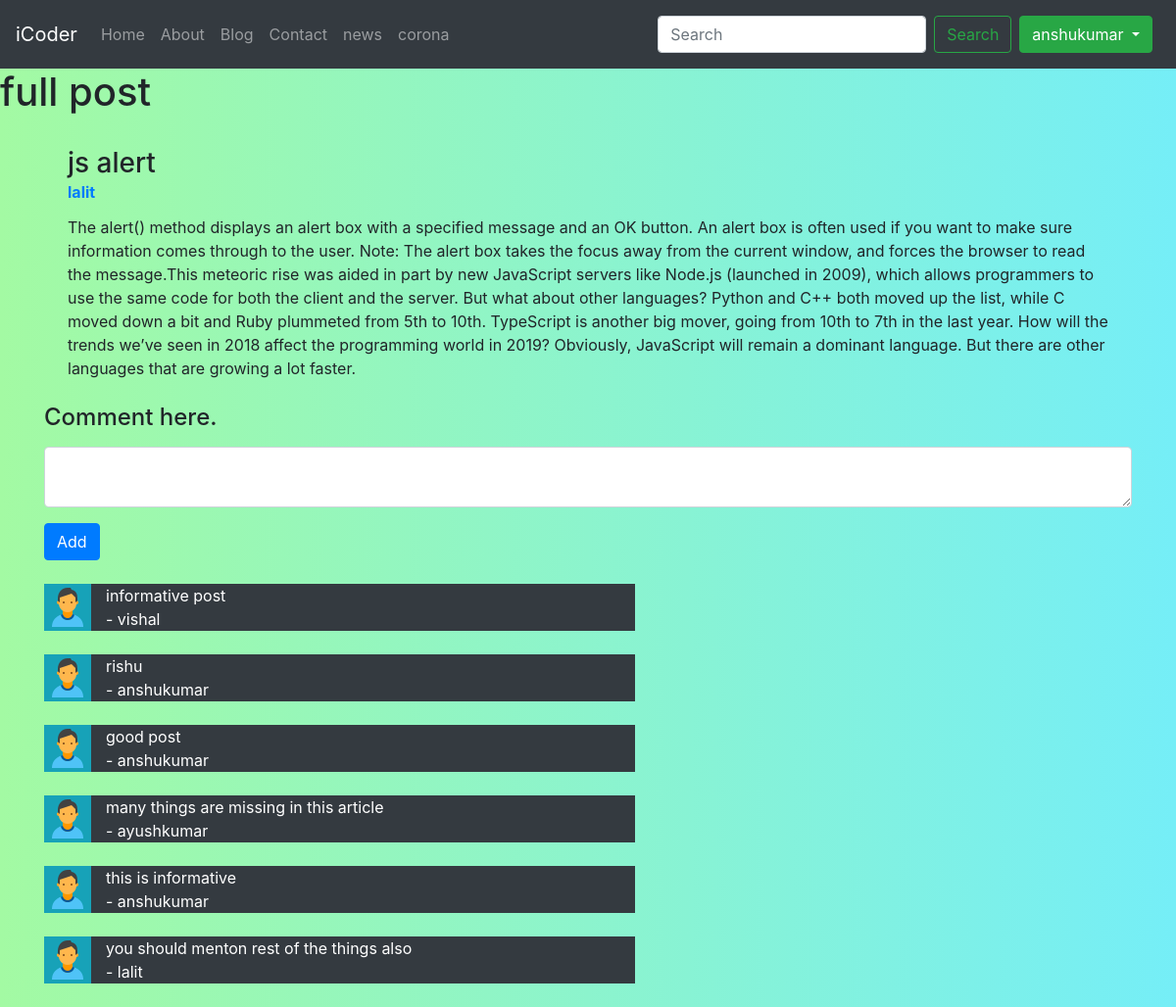
/blog/js-alert (signed in), run on the app's committed database.
### blog/models.py (models this page shows, shortened)
class Post(models.Model):
    sno = models.AutoField(primary_key=True)
    title = models.CharField(max_length=255)
    content = models.TextField()
    author = models.CharField(max_length=13)
    slug=models.CharField(max_length=130)
    timeStamp = models.DateTimeField(blank=True)

class BlogComment(models.Model):
    sno=models.AutoField(primary_key=True)
    comment=models.TextField()
    user=models.ForeignKey(User,on_delete=models.CASCADE)
    post=models.ForeignKey(Post,on_delete=models.CASCADE)
    parent=models.ForeignKey('self',on_delete=models.CASCADE,null=True)
    timestamp=models.DateTimeField(default=now)

### blog/views.py (the view)
# urls.py: path('<str:slug>',views.fullpost,name="fullpost"),
def fullpost(request,slug):
    post=Post.objects.filter(slug=slug)
    comments=reversed(BlogComment.objects.filter(post__in=post))
    context={'post':post,'comments':comments}
    return render(request,'blog/fullpost.html',context)

### templates/blog/fullpost.html (shortened to what this page needs)
{% extends 'base.html' %}
{% block body %}
<h1>full post</h1>
{% for post in post %}
<div class="container bg-grey">
  <div class="col p-4 d-flex flex-column position-static">
    <h3 class="mb-0">{{post.title}}</h3>
    <strong class="d-inline-block mb-2 text-primary">{{post.author}}</strong>
    <p class="card-text mb-auto">{{post.content}}</p>
  </div>
</div>
{% if user.is_authenticated %}
<div class="container">
  <form action="/blog/postComment" method="POST">
    <div class="form-group">
      <label for="exampleFormControlTextarea1">
        <h4>Comment here.</h4>
      </label>
      <textarea class="form-control" id="exampleFormControlTextarea1" rows="2" name="comment"></textarea>
    </div>
    <button type="submit" class="btn btn-primary">Add</button>
  </form>
</div>
{% for i in comments %}
<div class="container my-4">
  <div class="row my-2 mx-auto">
    <div class="col-md-0 bg-info"><img src="/static/admin.png"></div>
    <div class="col-md-6 text-white bg-dark">{{i.comment}} <br>- {{i.user.username}}</div>
  </div>
</div>
{% endfor %}
{% else %}
<p>please Login to Post and view Comments</p>
{% endif %}
{% endfor %}
{% endblock body %}

### templates/base.html (shortened to what this page needs)
<!doctype html>
<html lang="en">
  <head>
    <link rel="stylesheet" href="https://stackpath.bootstrapcdn.com/bootstrap/4.4.1/css/bootstrap.min.css">
  </head>
  <body>
  <nav class="navbar navbar-expand-lg navbar-dark bg-dark">
  <a class="navbar-brand" href="/">iCoder</a>
  <div class="collapse navbar-collapse" id="navbarSupportedContent">
    <ul class="navbar-nav mr-auto">
      <li class="nav-item {% block homeactive %} {% endblock homeactive %}">
        <a class="nav-link" href="/">Home <span class="sr-only">(current)</span></a>
      </li>
      <li class="nav-item {% block aboutactive %} {% endblock aboutactive %}">
        <a class="nav-link" href="/about">About</a>
      </li>
      <li class="nav-item {% block blogactive %} {% endblock blogactive %}">
        <a class="nav-link" href="/blog">Blog</a>
      </li>
      <li class="nav-item {% block contactactive %} {% endblock contactactive %}">
        <a class="nav-link" href="/contact">Contact</a>
      </li>
      <li class="nav-item {% block newsactive %} {% endblock newsactive %}">
        <a class="nav-link" href="/news">news</a>
      </li>
      <li class="nav-item {% block coronaactive %} {% endblock coronaactive %}">
        <a class="nav-link" href="/corona">corona</a>
      </li>
    </ul>
    <form method="get" action="/search" class="form-inline my-2 my-lg-0">
      <input class="form-control mr-sm-2" type="search" placeholder="Search" aria-label="Search" name="query" id="search">
      <button class="btn btn-outline-success my-2 my-sm-0" type="submit">Search</button>
    </form>
{% if user.is_authenticated  %}
<div class="btn-group my-2 my-lg-2 mx-2">
  <button type="button" class="btn btn-success dropdown-toggle" data-toggle="dropdown" aria-haspopup="true" aria-expanded="false">
    {{request.user}}
  </button>
{% endif %}
  </div>
</nav>
    {% block body %}
    {% endblock body %}
  </body>
</html>

### templates/blog/fullpost.html (style rules this page uses)
body { background: linear-gradient(to left, rgb(117, 238, 247), rgb(163, 250, 163)); }

### data on the page
Post: title "js alert", author "lalit", content "The alert() method displays an alert box with a specified message and an OK button. An alert box is often used if you want to make sure information comes through to the user. Note: The alert box takes the focus away from the current window, and forces the browser to read the message.This meteoric rise was aided in part by new JavaScript servers like Node.js (launched in 2009), which allows programmers to use the same code for both the client and the server. But what about other languages? Python and C++ both moved up the list, while C moved down a bit and Ruby plummeted from 5th to 10th. TypeScript is another big mover, going from 10th to 7th in the last year. How will the trends we’ve seen…"
BlogComment: comment "informative post", user.username "vishal"
BlogComment: comment "rishu", user.username "anshukumar"
BlogComment: comment "good post", user.username "anshukumar"
BlogComment: comment "many things are missing in this article", user.username "ayushkumar"
BlogComment: comment "this is informative", user.username "anshukumar"
BlogComment: comment "you should menton rest of the things also", user.username "lalit"

### other printed values
{{ request.user }} "anshukumar"
